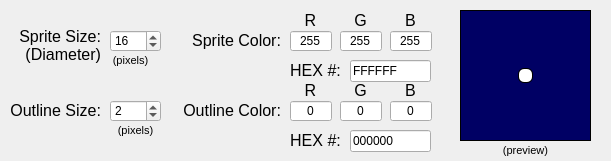
    <widget class="QFrame" name="frameDefaultColoredCircle">
     <property name="enabled">
      <bool>true</bool>
     </property>
     <property name="geometry">
      <rect>
       <x>9</x>
       <y>19</y>
       <width>611</width>
       <height>161</height>
      </rect>
     </property>
     <property name="frameShape">
      <enum>QFrame::Shape::NoFrame</enum>
     </property>
     <property name="frameShadow">
      <enum>QFrame::Shadow::Raised</enum>
     </property>
     <widget class="QLabel" name="label_60">
      <property name="geometry">
       <rect>
        <x>10</x>
        <y>20</y>
        <width>91</width>
        <height>51</height>
       </rect>
      </property>
      <property name="font">
       <font>
        <family>Arial</family>
        <pointsize>12</pointsize>
       </font>
      </property>
      <property name="text">
       <string>Sprite Size: (Diameter)</string>
      </property>
      <property name="alignment">
       <set>Qt::AlignmentFlag::AlignRight|Qt::AlignmentFlag::AlignTrailing|Qt::AlignmentFlag::AlignVCenter</set>
      </property>
      <property name="wordWrap">
       <bool>true</bool>
      </property>
     </widget>
     <widget class="QLabel" name="label_86">
      <property name="geometry">
       <rect>
        <x>180</x>
        <y>100</y>
        <width>101</width>
        <height>20</height>
       </rect>
      </property>
      <property name="font">
       <font>
        <family>Arial</family>
        <pointsize>12</pointsize>
       </font>
      </property>
      <property name="text">
       <string>Outline Color:</string>
      </property>
      <property name="alignment">
       <set>Qt::AlignmentFlag::AlignRight|Qt::AlignmentFlag::AlignTrailing|Qt::AlignmentFlag::AlignVCenter</set>
      </property>
     </widget>
     <widget class="QLabel" name="label_66">
      <property name="geometry">
       <rect>
        <x>110</x>
        <y>50</y>
        <width>41</width>
        <height>21</height>
       </rect>
      </property>
      <property name="font">
       <font>
        <family>Arial</family>
        <pointsize>8</pointsize>
       </font>
      </property>
      <property name="text">
       <string>(pixels)</string>
      </property>
      <property name="alignment">
       <set>Qt::AlignmentFlag::AlignCenter</set>
      </property>
     </widget>
     <widget class="QLabel" name="label_62">
      <property name="geometry">
       <rect>
        <x>340</x>
        <y>10</y>
        <width>41</width>
        <height>21</height>
       </rect>
      </property>
      <property name="font">
       <font>
        <family>Arial</family>
        <pointsize>12</pointsize>
       </font>
      </property>
      <property name="text">
       <string>G</string>
      </property>
      <property name="alignment">
       <set>Qt::AlignmentFlag::AlignCenter</set>
      </property>
     </widget>
     <widget class="QLabel" name="label_89">
      <property name="geometry">
       <rect>
        <x>390</x>
        <y>80</y>
        <width>41</width>
        <height>21</height>
       </rect>
      </property>
      <property name="font">
       <font>
        <family>Arial</family>
        <pointsize>12</pointsize>
       </font>
      </property>
      <property name="text">
       <string>B</string>
      </property>
      <property name="alignment">
       <set>Qt::AlignmentFlag::AlignCenter</set>
      </property>
     </widget>
     <widget class="QSpinBox" name="spinCircleSpriteColorR">
      <property name="enabled">
       <bool>true</bool>
      </property>
      <property name="geometry">
       <rect>
        <x>290</x>
        <y>30</y>
        <width>42</width>
        <height>22</height>
       </rect>
      </property>
      <property name="alignment">
       <set>Qt::AlignmentFlag::AlignCenter</set>
      </property>
      <property name="buttonSymbols">
       <enum>QAbstractSpinBox::ButtonSymbols::NoButtons</enum>
      </property>
      <property name="maximum">
       <number>255</number>
      </property>
      <property name="value">
       <number>255</number>
      </property>
     </widget>
     <widget class="QLabel" name="label_63">
      <property name="geometry">
       <rect>
        <x>290</x>
        <y>60</y>
        <width>51</width>
        <height>21</height>
       </rect>
      </property>
      <property name="font">
       <font>
        <family>Arial</family>
        <pointsize>12</pointsize>
       </font>
      </property>
      <property name="text">
       <string>HEX #:</string>
      </property>
      <property name="alignment">
       <set>Qt::AlignmentFlag::AlignCenter</set>
      </property>
     </widget>
     <widget class="QLabel" name="label_73">
      <property name="geometry">
       <rect>
        <x>10</x>
        <y>90</y>
        <width>91</width>
        <height>41</height>
       </rect>
      </property>
      <property name="font">
       <font>
        <family>Arial</family>
        <pointsize>12</pointsize>
       </font>
      </property>
      <property name="contextMenuPolicy">
       <enum>Qt::ContextMenuPolicy::PreventContextMenu</enum>
      </property>
      <property name="text">
       <string>Outline Size:</string>
      </property>
      <property name="alignment">
       <set>Qt::AlignmentFlag::AlignRight|Qt::AlignmentFlag::AlignTrailing|Qt::AlignmentFlag::AlignVCenter</set>
      </property>
      <property name="wordWrap">
       <bool>true</bool>
      </property>
     </widget>
     <widget class="QSpinBox" name="spinCircleOutlineColorG">
      <property name="enabled">
       <bool>true</bool>
      </property>
      <property name="geometry">
       <rect>
        <x>340</x>
        <y>100</y>
        <width>42</width>
        <height>22</height>
       </rect>
      </property>
      <property name="alignment">
       <set>Qt::AlignmentFlag::AlignCenter</set>
      </property>
      <property name="buttonSymbols">
       <enum>QAbstractSpinBox::ButtonSymbols::NoButtons</enum>
      </property>
      <property name="maximum">
       <number>255</number>
      </property>
      <property name="value">
       <number>0</number>
      </property>
     </widget>
     <widget class="QSpinBox" name="spinCircleSpriteColorG">
      <property name="enabled">
       <bool>true</bool>
      </property>
      <property name="geometry">
       <rect>
        <x>340</x>
        <y>30</y>
        <width>42</width>
        <height>22</height>
       </rect>
      </property>
      <property name="alignment">
       <set>Qt::AlignmentFlag::AlignCenter</set>
      </property>
      <property name="buttonSymbols">
       <enum>QAbstractSpinBox::ButtonSymbols::NoButtons</enum>
      </property>
      <property name="maximum">
       <number>255</number>
      </property>
      <property name="value">
       <number>255</number>
      </property>
     </widget>
     <widget class="QSpinBox" name="spinCircleSpriteColorB">
      <property name="enabled">
       <bool>true</bool>
      </property>
      <property name="geometry">
       <rect>
        <x>390</x>
        <y>30</y>
        <width>42</width>
        <height>22</height>
       </rect>
      </property>
      <property name="alignment">
       <set>Qt::AlignmentFlag::AlignCenter</set>
      </property>
      <property name="buttonSymbols">
       <enum>QAbstractSpinBox::ButtonSymbols::NoButtons</enum>
      </property>
      <property name="maximum">
       <number>255</number>
      </property>
      <property name="value">
       <number>255</number>
      </property>
     </widget>
     <widget class="QLineEdit" name="txtCircleSpriteColorHex">
      <property name="enabled">
       <bool>true</bool>
      </property>
      <property name="geometry">
       <rect>
        <x>350</x>
        <y>60</y>
        <width>81</width>
        <height>22</height>
       </rect>
      </property>
      <property name="text">
       <string>FFFFFF</string>
      </property>
      <property name="maxLength">
       <number>6</number>
      </property>
     </widget>
     <widget class="QLabel" name="label_65">
      <property name="geometry">
       <rect>
        <x>400</x>
        <y>10</y>
        <width>21</width>
        <height>21</height>
       </rect>
      </property>
      <property name="font">
       <font>
        <family>Arial</family>
        <pointsize>12</pointsize>
       </font>
      </property>
      <property name="text">
       <string>B</string>
      </property>
      <property name="alignment">
       <set>Qt::AlignmentFlag::AlignCenter</set>
      </property>
     </widget>
     <widget class="QSpinBox" name="spinCircleOutlineColorB">
      <property name="enabled">
       <bool>true</bool>
      </property>
      <property name="geometry">
       <rect>
        <x>390</x>
        <y>100</y>
        <width>42</width>
        <height>22</height>
       </rect>
      </property>
      <property name="alignment">
       <set>Qt::AlignmentFlag::AlignCenter</set>
      </property>
      <property name="buttonSymbols">
       <enum>QAbstractSpinBox::ButtonSymbols::NoButtons</enum>
      </property>
      <property name="maximum">
       <number>255</number>
      </property>
      <property name="value">
       <number>0</number>
      </property>
     </widget>
     <widget class="QLabel" name="label_61">
      <property name="geometry">
       <rect>
        <x>190</x>
        <y>30</y>
        <width>91</width>
        <height>20</height>
       </rect>
      </property>
      <property name="font">
       <font>
        <family>Arial</family>
        <pointsize>12</pointsize>
       </font>
      </property>
      <property name="text">
       <string>Sprite Color:</string>
      </property>
      <property name="alignment">
       <set>Qt::AlignmentFlag::AlignRight|Qt::AlignmentFlag::AlignTrailing|Qt::AlignmentFlag::AlignVCenter</set>
      </property>
     </widget>
     <widget class="QLabel" name="label_64">
      <property name="geometry">
       <rect>
        <x>290</x>
        <y>10</y>
        <width>41</width>
        <height>20</height>
       </rect>
      </property>
      <property name="font">
       <font>
        <family>Arial</family>
        <pointsize>12</pointsize>
       </font>
      </property>
      <property name="text">
       <string>R</string>
      </property>
      <property name="alignment">
       <set>Qt::AlignmentFlag::AlignCenter</set>
      </property>
     </widget>
     <widget class="QLabel" name="label_90">
      <property name="geometry">
       <rect>
        <x>290</x>
        <y>130</y>
        <width>51</width>
        <height>21</height>
       </rect>
      </property>
      <property name="font">
       <font>
        <family>Arial</family>
        <pointsize>12</pointsize>
       </font>
      </property>
      <property name="text">
       <string>HEX #:</string>
      </property>
      <property name="alignment">
       <set>Qt::AlignmentFlag::AlignCenter</set>
      </property>
     </widget>
     <widget class="QLabel" name="label_79">
      <property name="geometry">
       <rect>
        <x>110</x>
        <y>120</y>
        <width>51</width>
        <height>21</height>
       </rect>
      </property>
      <property name="font">
       <font>
        <family>Arial</family>
        <pointsize>8</pointsize>
       </font>
      </property>
      <property name="text">
       <string>(pixels)</string>
      </property>
      <property name="alignment">
       <set>Qt::AlignmentFlag::AlignCenter</set>
      </property>
     </widget>
     <widget class="QSpinBox" name="spinCircleSpriteSize">
      <property name="enabled">
       <bool>true</bool>
      </property>
      <property name="geometry">
       <rect>
        <x>110</x>
        <y>30</y>
        <width>51</width>
        <height>22</height>
       </rect>
      </property>
      <property name="minimum">
       <number>1</number>
      </property>
      <property name="maximum">
       <number>128</number>
      </property>
      <property name="value">
       <number>16</number>
      </property>
     </widget>
     <widget class="QSpinBox" name="spinCircleOutlineColorR">
      <property name="enabled">
       <bool>true</bool>
      </property>
      <property name="geometry">
       <rect>
        <x>290</x>
        <y>100</y>
        <width>42</width>
        <height>22</height>
       </rect>
      </property>
      <property name="alignment">
       <set>Qt::AlignmentFlag::AlignCenter</set>
      </property>
      <property name="buttonSymbols">
       <enum>QAbstractSpinBox::ButtonSymbols::NoButtons</enum>
      </property>
      <property name="maximum">
       <number>255</number>
      </property>
      <property name="value">
       <number>0</number>
      </property>
     </widget>
     <widget class="QLabel" name="label_87">
      <property name="geometry">
       <rect>
        <x>290</x>
        <y>80</y>
        <width>41</width>
        <height>21</height>
       </rect>
      </property>
      <property name="font">
       <font>
        <family>Arial</family>
        <pointsize>12</pointsize>
       </font>
      </property>
      <property name="text">
       <string>R</string>
      </property>
      <property name="alignment">
       <set>Qt::AlignmentFlag::AlignCenter</set>
      </property>
     </widget>
     <widget class="QLineEdit" name="txtCircleOutlineColorHex">
      <property name="enabled">
       <bool>true</bool>
      </property>
      <property name="geometry">
       <rect>
        <x>350</x>
        <y>130</y>
        <width>81</width>
        <height>22</height>
       </rect>
      </property>
      <property name="text">
       <string>000000</string>
      </property>
      <property name="maxLength">
       <number>6</number>
      </property>
     </widget>
     <widget class="QSpinBox" name="spinCircleOutlineSize">
      <property name="enabled">
       <bool>true</bool>
      </property>
      <property name="geometry">
       <rect>
        <x>110</x>
        <y>100</y>
        <width>51</width>
        <height>22</height>
       </rect>
      </property>
      <property name="minimum">
       <number>0</number>
      </property>
      <property name="maximum">
       <number>128</number>
      </property>
      <property name="value">
       <number>2</number>
      </property>
     </widget>
     <widget class="QLabel" name="label_88">
      <property name="geometry">
       <rect>
        <x>340</x>
        <y>80</y>
        <width>41</width>
        <height>21</height>
       </rect>
      </property>
      <property name="font">
       <font>
        <family>Arial</family>
        <pointsize>12</pointsize>
       </font>
      </property>
      <property name="text">
       <string>G</string>
      </property>
      <property name="alignment">
       <set>Qt::AlignmentFlag::AlignCenter</set>
      </property>
     </widget>
     <widget class="QLabel" name="label_91">
      <property name="geometry">
       <rect>
        <x>460</x>
        <y>140</y>
        <width>131</width>
        <height>21</height>
       </rect>
      </property>
      <property name="font">
       <font>
        <family>Arial</family>
        <pointsize>8</pointsize>
       </font>
      </property>
      <property name="text">
       <string>(preview)</string>
      </property>
      <property name="alignment">
       <set>Qt::AlignmentFlag::AlignCenter</set>
      </property>
     </widget>
     <widget class="QLabel" name="lblCircleSpriteColorPreview">
      <property name="enabled">
       <bool>true</bool>
      </property>
      <property name="geometry">
       <rect>
        <x>519</x>
        <y>69</y>
        <width>13</width>
        <height>13</height>
       </rect>
      </property>
      <property name="font">
       <font>
        <family>Arial</family>
        <pointsize>12</pointsize>
       </font>
      </property>
      <property name="autoFillBackground">
       <bool>false</bool>
      </property>
      <property name="styleSheet">
       <string notr="true">QLabel#lblCircleSpriteColorPreview {background-color:rgb(255,255,255); border-radius: 5px}</string>
      </property>
      <property name="frameShape">
       <enum>QFrame::Shape::Box</enum>
      </property>
      <property name="text">
       <string/>
      </property>
     </widget>
     <widget class="QLabel" name="lblCircleOutlineColorPreview">
      <property name="enabled">
       <bool>true</bool>
      </property>
      <property name="geometry">
       <rect>
        <x>518</x>
        <y>68</y>
        <width>15</width>
        <height>15</height>
       </rect>
      </property>
      <property name="font">
       <font>
        <family>Arial</family>
        <pointsize>12</pointsize>
       </font>
      </property>
      <property name="autoFillBackground">
       <bool>false</bool>
      </property>
      <property name="styleSheet">
       <string notr="true">QLabel#lblCircleOutlineColorPreview {background-color: rgb(0,0,0); border-radius: 6px}</string>
      </property>
      <property name="frameShape">
       <enum>QFrame::Shape::NoFrame</enum>
      </property>
      <property name="text">
       <string/>
      </property>
     </widget>
     <widget class="QLabel" name="lblCircleBackgroundPreview">
      <property name="enabled">
       <bool>true</bool>
      </property>
      <property name="geometry">
       <rect>
        <x>460</x>
        <y>10</y>
        <width>131</width>
        <height>131</height>
       </rect>
      </property>
      <property name="font">
       <font>
        <family>Arial</family>
        <pointsize>12</pointsize>
       </font>
      </property>
      <property name="autoFillBackground">
       <bool>false</bool>
      </property>
      <property name="styleSheet">
       <string notr="true">QLabel#lblCircleBackgroundPreview {background-color:rgb(0,0,100)}</string>
      </property>
      <property name="frameShape">
       <enum>QFrame::Shape::Box</enum>
      </property>
      <property name="text">
       <string/>
      </property>
     </widget>
     <zorder>lblCircleBackgroundPreview</zorder>
     <zorder>lblCircleOutlineColorPreview</zorder>
     <zorder>label_60</zorder>
     <zorder>label_86</zorder>
     <zorder>label_66</zorder>
     <zorder>label_62</zorder>
     <zorder>label_89</zorder>
     <zorder>spinCircleSpriteColorR</zorder>
     <zorder>label_63</zorder>
     <zorder>label_73</zorder>
     <zorder>spinCircleOutlineColorG</zorder>
     <zorder>spinCircleSpriteColorG</zorder>
     <zorder>spinCircleSpriteColorB</zorder>
     <zorder>txtCircleSpriteColorHex</zorder>
     <zorder>label_65</zorder>
     <zorder>spinCircleOutlineColorB</zorder>
     <zorder>label_61</zorder>
     <zorder>label_64</zorder>
     <zorder>label_90</zorder>
     <zorder>label_79</zorder>
     <zorder>spinCircleSpriteSize</zorder>
     <zorder>spinCircleOutlineColorR</zorder>
     <zorder>label_87</zorder>
     <zorder>txtCircleOutlineColorHex</zorder>
     <zorder>spinCircleOutlineSize</zorder>
     <zorder>label_88</zorder>
     <zorder>label_91</zorder>
     <zorder>lblCircleSpriteColorPreview</zorder>
    </widget>
